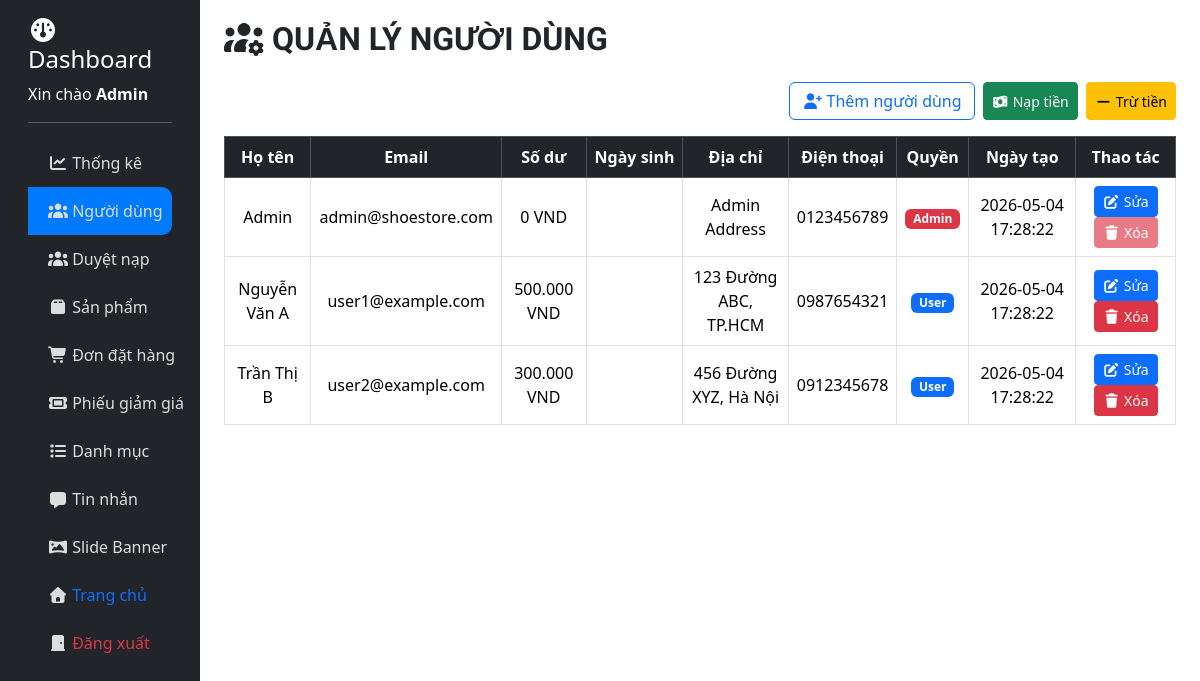
/admin/manage_users.php (signed in), run on the app's committed database.
### tables this page shows
CREATE TABLE IF NOT EXISTS `users` (
  `id` int NOT NULL AUTO_INCREMENT,
  `full_name` varchar(255) NOT NULL,
  `day_of_birth` date DEFAULT NULL,
  `email` varchar(255) NOT NULL UNIQUE,
  `password` varchar(255) NOT NULL,
  `phone` varchar(20) DEFAULT NULL,
  `address` text,
  `balance` decimal(10, 2) DEFAULT 0.00,
  `role` enum('user','admin') DEFAULT 'user',
  `refresh_token` varchar(255) DEFAULT NULL,
  `created_at` timestamp DEFAULT CURRENT_TIMESTAMP,
  `updated_at` timestamp DEFAULT CURRENT_TIMESTAMP ON UPDATE CURRENT_TIMESTAMP,
  PRIMARY KEY (`id`)
);

### admin/manage_users.php (the view, shortened to what this page needs)
<?php
include("../configs/db.php");
$result = $conn->query("SELECT * FROM users ORDER BY created_at DESC");
?>
<!DOCTYPE html>
<html lang="vi">
<head>
    <link href="https://cdn.jsdelivr.net/npm/bootstrap@5.3.3/dist/css/bootstrap.min.css" rel="stylesheet">
    <link rel="stylesheet" href="https://cdnjs.cloudflare.com/ajax/libs/font-awesome/7.0.1/css/all.min.css"
 />
    <link href="../assets/css/style.css" rel="stylesheet">
</head>
<body>
    <div class="container-fluid">
        <div class="row">
            <?php include("../layout/admin_header.php") ?>
            <main class="col-12 col-md-10 ms-sm-auto px-md-4 dashboard-content">
                <h2 class="mb-4"><i class="fa-solid fa-users-gear"></i> Quản lý người dùng</h2>
                <div class="mb-3 d-flex justify-content-end gap-2">
                    <button class="btn btn-outline-primary" data-bs-toggle="modal" data-bs-target="#addUserModal">
                        <i class="fa-solid fa-user-plus"></i> Thêm người dùng
                    </button>
                    <button class="btn btn-sm btn-success btn-deposit" data-bs-toggle="modal"
                        data-bs-target="#depositModal">
                        <i class="fa-solid fa-money-bill-wave"></i> Nạp tiền
                    </button>
                    <button class="btn btn-sm btn-warning btn-withdraw" data-bs-toggle="modal"
                        data-bs-target="#withdrawModal">
                        <i class="fa-solid fa-minus"></i> Trừ tiền
                    </button>
                </div>
                <div class="table-list-manage" style="max-height: 80vh;">
                    <table class="table table-bordered table-hover align-middle text-center">
                        <thead class="table-dark">
                            <tr>
                                <th>Họ tên</th>
                                <th>Email</th>
                                <th>Số dư</th>
                                <th>Ngày sinh</th>
                                <th>Địa chỉ</th>
                                <th>Điện thoại</th>
                                <th>Quyền</th>
                                <th>Ngày tạo</th>
                                <th>Thao tác</th>
                            </tr>
                        </thead>
                        <tbody>
                            <?php while ($row = $result->fetch_assoc()): ?>
                                <tr>
                                    <td><?= htmlspecialchars($row['full_name']) ?></td>
                                    <td><?= htmlspecialchars($row['email']) ?></td>
                                    <td><?= number_format($row['balance'], 0, ',', '.') . ' VND' ?></td>
                                    <td><?= $row['day_of_birth'] ?></td>
                                    <td><?= htmlspecialchars($row['address']) ?></td>
                                    <td><?= htmlspecialchars($row['phone']) ?></td>
                                    <td>
                                        <?php if ($row['role'] === 'admin'): ?>
                                            <span class="badge bg-danger">Admin</span>
                                        <?php else: ?>
                                            <span class="badge bg-primary">User</span>
                                        <?php endif; ?>
                                    </td>
                                    <td><?= $row['created_at'] ?></td>
                                    <td>
                                        <button class="btn btn-sm btn-primary btn-edit" data-id="<?= $row['id'] ?>"
                                            data-name="<?= htmlspecialchars($row['full_name']) ?>"
                                            data-phone="<?= htmlspecialchars($row['phone']) ?>"
                                            data-address="<?= htmlspecialchars($row['address']) ?>"
                                            data-dob="<?= $row['day_of_birth'] ?>" data-role="<?= $row['role'] ?>"
                                            data-bs-toggle="modal" data-bs-target="#editUserModal">
                                            <i class="fa fa-edit"></i> Sửa
                                        </button>
                                        <a href="?delete=<?= $row['id'] ?>"
                                            class="btn btn-sm btn-danger <?php if ($row['id'] == $_SESSION['user_id']) echo 'disabled'; ?>"
                                            onclick="return confirm('Xóa tài khoản này?')">
                                            <i class="fa fa-trash"></i> Xóa
                                        </a>
                                    </td>
                                </tr>
                            <?php endwhile; ?>
                        </tbody>
                    </table>
                </div>
            </main>
        </div>
    </div>
</body>
</html>

### assets/css/style.css (style rules this page uses)
h2 { font-size: 32px; font-weight: bold; text-transform: uppercase; line-height: 1.2; font-family: "Roboto", Arial, sans-serif; }
.dashboard-content { padding: 20px; max-height: 100vh; overflow-x: hidden; overflow-y: auto; }
.table-list-manage { max-height: 65vh; overflow-y: auto; overflow-x: hidden; }
.table-dark tr th { white-space: nowrap; overflow: hidden; text-overflow: ellipsis; }

### data on the page
users: full_name "Admin", email "admin@shoestore.com", balance "0", address "Admin Address", phone "0123456789", role "Admin", created_at "2026-05-04 17:28:22"
users: full_name "Nguyễn Văn A", email "user1@example.com", balance "500.000", address "123 Đường ABC, TP.HCM", phone "0987654321", role "User", created_at "2026-05-04 17:28:22"
users: full_name "Trần Thị B", email "user2@example.com", balance "300.000", address "456 Đường XYZ, Hà Nội", phone "0912345678", role "User", created_at "2026-05-04 17:28:22"

### other printed values
$_SESSION['full_name'] "Admin"
